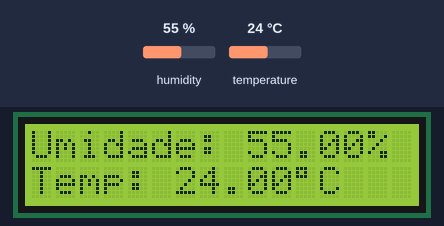
Bench run of a sketch on a simulated Arduino Uno, built with avr-gcc and run on an emulated ATmega328P. On the bench: 16×2 character LCD. Wiring (inferred from the names in the program): DHT11 sensor: data A0. The inputs (shaded band) are chosen by the test bench; at power-on: humidity 55 %, temperature 24 °C.

Above: at 1.2 s.
1.3 s: humidity set to 22 %
At 2.6 s:
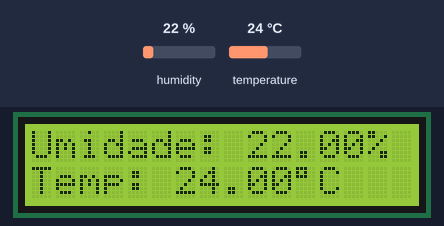
7.4 s: temperature set to 12 °C
At 9.3 s:
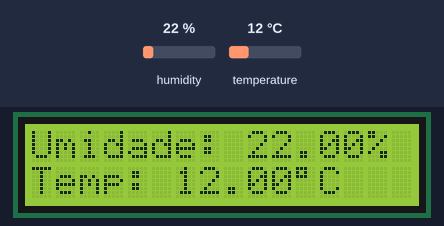
11.8 s: humidity set to 40 %
At 13.8 s:
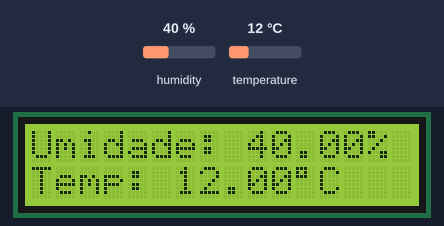
15.9 s: temperature set to 19 °C
At 17.2 s:
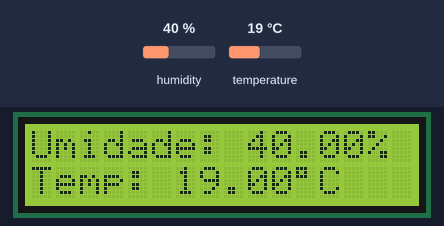
Timing chart, 0 to 18.9 s (numbered marks = the images above; inputs shaded):
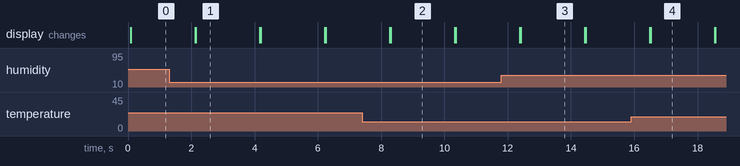

Measured:
- after the input at 1.3 s, the display: first differs from a run without the input after 0.85 s (image 1)
- after the input at 7.4 s, the display: first differs from a run without the input after 0.90 s (image 2)
- after the input at 11.8 s, the display: first differs from a run without the input after 0.61 s (image 3)
- after the input at 15.9 s, the display: first differs from a run without the input after 0.62 s (image 4)
- what the display in image 1 shows lasts 2.1 s, from 2.1 s to 4.2 s

The sketch:

sensor_de_umidade_e_temperatura.ino
```cpp
#include <LiquidCrystal.h>
#include <DHT.h>//Inclui a biblioteca DHT Sensor Library
#define DHTPIN A0//Pino alalogico A0 conectado ao DHT11
#define DHTTYPE DHT11//DHT 11
DHT dht(DHTPIN, DHTTYPE);//Inicializando o objeto dht do tipo DHT passando como parâmetro o pino (DHTPIN) e o tipo do sensor (DHTTYPE)
LiquidCrystal lcd(12, 11, 10, 5, 4, 3, 2);

void setup()
{
  pinMode(12, OUTPUT);//Define o pino 12 do lcd como saida
  pinMode(11, OUTPUT);//Define o pino 11 do lcd como saida
  Serial.begin(9600);//Inicializa a comunicação serial
  dht.begin();//Inicializa o sensor DHT11
  lcd.begin(16, 2);//Inicia o display lcd
}
void loop()
{
  lcd.clear();//limpa o painel lcd
  float h = dht.readHumidity();//lê o valor da umidade e armazena na variável h do tipo float (aceita números com casas decimais)
  float t = dht.readTemperature();//lê o valor da temperatura e armazena na variável t do tipo float (aceita números com casas decimais)
  if (isnan(h) || isnan(t))//Verifica se a umidade ou temperatura são ou não um número
  {
    return;//Caso não seja um número retorna
  }
  lcd.setCursor(0, 0);//seta o cusor na posição 0, 0 da matriz do lcd
  lcd.print("Umidade: ");//Imprime no monitor serial a mensagem "Umidade: "
  lcd.print(h);//Imprime na serial o valor da umidade
  lcd.print("%");//Imprime na serial o caractere "%" e salta para a próxima linha
  lcd.setCursor(0, 1);//seta o cusor na posição 0, 1 da matriz do lcd
  lcd.print("Temp: ");//Imprime no monitor serial a mensagem "Temperatura: "
  lcd.print(t);//Imprime na serial o valor da temperatura
  lcd.write(B11011111);//Simbolo " º "
  lcd.print("C");//Imprime no monitor serial "C" e salta para a próxima linha
  delay(500);//Intervalo de meio segundo entre as medições
}
```
